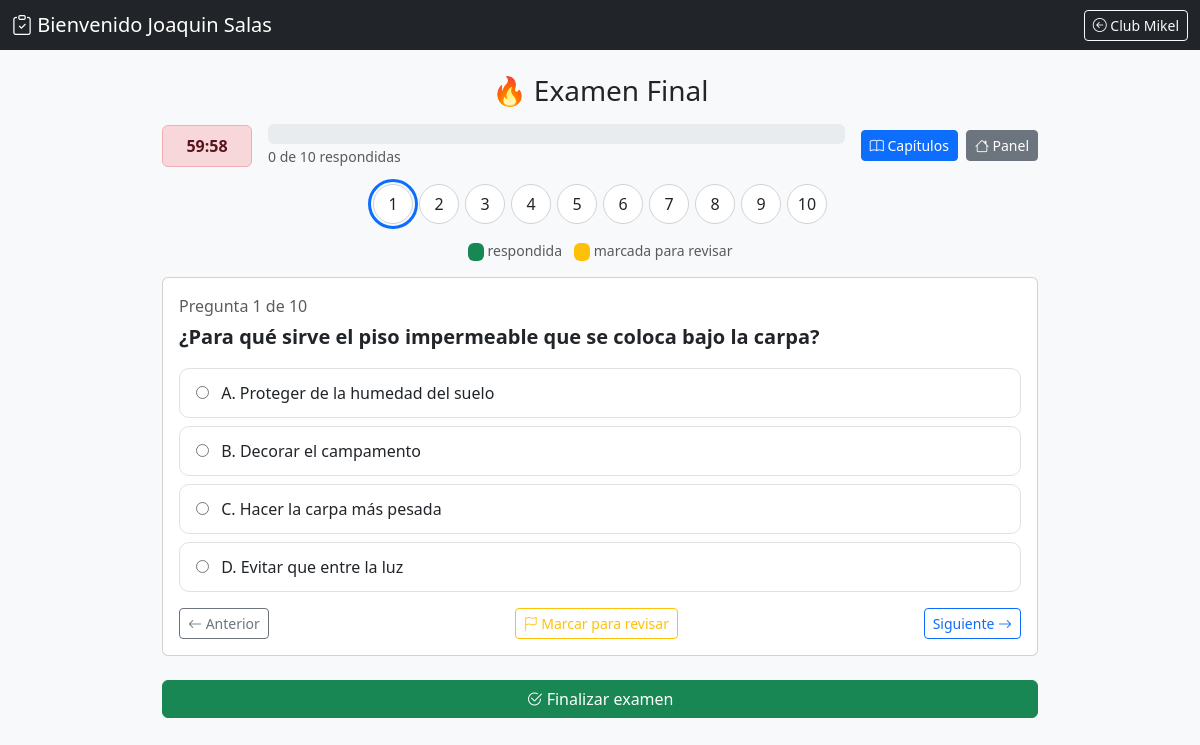
/user/examen.php?capitulo=final&cuestionario=6 (signed in), run on the app's committed database.
### tables this page shows
CREATE TABLE `preguntas` (
  `id` int(11) NOT NULL,
  `pregunta` text DEFAULT NULL,
  `opcion_a` varchar(255) DEFAULT NULL,
  `opcion_b` varchar(255) DEFAULT NULL,
  `opcion_c` varchar(255) DEFAULT NULL,
  `opcion_d` varchar(255) DEFAULT NULL,
  `respuesta_correcta` char(1) DEFAULT NULL,
  `explicacion` text DEFAULT NULL,
  `capitulo` varchar(10) NOT NULL,
  `id_cuestionario` int(11) DEFAULT NULL
);

### includes/auth.php (called while the page is built, shortened)
<?php
function e($s){ return htmlspecialchars((string)$s, ENT_QUOTES, 'UTF-8'); }
function es_invitado(){
    return !empty($_SESSION['invitado']) && empty($_SESSION['id']);
}
function nombre_participante(){
    return es_invitado() ? $_SESSION['invitado']['nombre'] : ($_SESSION['usuario'] ?? 'Usuario');
}

### user/examen.php (the view, shortened to what this page needs)
<?php
require __DIR__ . '/../includes/auth.php';
require __DIR__ . '/../modelo/conexion.php';
$invitado = es_invitado();
if ($invitado) {
    $inv = $_SESSION['invitado'];
    if (!empty($inv['terminado'])) {
        header("Location: acceso.php?t=" . urlencode($inv['token']) . "&fin=1"); exit();
    }
    $capitulo     = (string)$inv['capitulo'];
    $cuestionario = (int)$inv['cuestionario'];
} else {
    $capitulo     = (string)($_GET['capitulo'] ?? 'final');
    $cuestionario = (int)($_GET['cuestionario'] ?? 0);
}
$esFinal  = ($capitulo === 'final');
$ex = $_SESSION['examen'] ?? null;
$reanudar = $ex
    && $ex['cuestionario'] === $cuestionario
    && $ex['capitulo'] === $capitulo
    && (time() - $ex['inicio']) < $ex['duracion'];
if ($reanudar) {
    $ids = array_map('intval', $ex['ids']);
    $marks = implode(',', array_fill(0, count($ids), '?'));
    $stmt = $con->prepare("SELECT * FROM preguntas WHERE id IN ($marks)");
    $stmt->bind_param(str_repeat('i', count($ids)), ...$ids);
    $stmt->execute();
    $porId = [];
    foreach ($stmt->get_result() as $row) $porId[$row['id']] = $row;
    $preguntas = [];
    foreach ($ids as $id) if (isset($porId[$id])) $preguntas[] = $porId[$id];
} else {
    if ($esFinal) {
        $stmt = $con->prepare("SELECT * FROM preguntas WHERE id_cuestionario=? ORDER BY RAND() LIMIT " . PREGUNTAS_FINAL);
        $stmt->bind_param("i", $cuestionario);
    } else {
        $stmt = $con->prepare("SELECT * FROM preguntas WHERE capitulo=? AND id_cuestionario=?");
        $stmt->bind_param("si", $capitulo, $cuestionario);
    }
    $stmt->execute();
    $preguntas = $stmt->get_result()->fetch_all(MYSQLI_ASSOC);
}
?>
<!DOCTYPE html>
<html lang="es">
<head>
<link href="https://cdn.jsdelivr.net/npm/bootstrap@5.3.0/dist/css/bootstrap.min.css" rel="stylesheet">
<link href="https://cdn.jsdelivr.net/npm/bootstrap-icons@1.10.5/font/bootstrap-icons.css" rel="stylesheet">
</head>
<body class="bg-light">
<nav class="navbar navbar-dark bg-dark">
<div class="container-fluid">
    <span class="navbar-brand mb-0 h1">
        <i class="bi bi-clipboard-check"></i> <?= $invitado ? 'Participante:' : 'Bienvenido' ?> <?= e(nombre_participante()) ?>
    </span>
    <?php if (!$invitado) { ?>
    <a href="<?= CLUB_URL ?>" class="btn btn-outline-light btn-sm"><i class="bi bi-arrow-left-circle"></i> Club Mikel</a>
    <?php } ?>
</div>
</nav>
<div class="container mt-4" style="max-width:900px">
<h3 class="text-center mb-3">
    <?= $esFinal ? "🔥 Examen Final" : "📘 Capítulo " . e($capitulo) ?>
</h3>
<div class="d-flex flex-wrap align-items-center gap-3 mb-3">
    <div id="timer" class="alert alert-danger py-2 px-3 mb-0">--:--</div>
    <div class="flex-grow-1">
        <div class="progress" style="height:20px">
        </div>
        <small class="text-muted"><span id="contador">0</span> de <?= count($preguntas) ?> respondidas</small>
    </div>
    <?php if (!$invitado) { ?>
    <div class="d-flex gap-2">
        <a href="seleccionar_examen.php?cuestionario=<?= $cuestionario ?>" class="btn btn-primary btn-sm">
            <i class="bi bi-book"></i> Capítulos
        </a>
        <a href="panel.php" class="btn btn-secondary btn-sm">
            <i class="bi bi-house"></i> Panel
        </a>
    </div>
    <?php } ?>
</div>
<div class="pregunta-nav mb-3" role="navigation" aria-label="Preguntas">
<?php foreach ($preguntas as $i => $row) { ?>
    <button type="button" id="btn<?= (int)$row['id'] ?>" onclick="ir(<?= (int)$row['id'] ?>)"
            aria-label="Pregunta <?= $i + 1 ?>"><?= $i + 1 ?></button>
<?php } ?>
</div>
<p class="text-center text-muted small">
    <span class="badge bg-success">&nbsp;</span> respondida
    <span class="badge bg-warning text-dark ms-2">&nbsp;</span> marcada para revisar
</p>
<form id="formExamen">
<?php foreach ($preguntas as $i => $row) { ?>
<div class="card p-3 mb-3 pregunta" id="p<?= (int)$row['id'] ?>" style="display:none;">
    <p class="text-muted mb-1">Pregunta <?= $i + 1 ?> de <?= count($preguntas) ?></p>
    <p class="fs-5"><b><?= e($row['pregunta']) ?></b></p>
    <?php foreach (["A","B","C","D"] as $op) { ?>
    <label class="opcion">
        <input type="radio" name="r[<?= (int)$row['id'] ?>]" value="<?= $op ?>"
               onchange="marcar(<?= (int)$row['id'] ?>)">
        <?= $op ?>. <?= e($row['opcion_' . strtolower($op)]) ?>
    </label>
    <?php } ?>
    <div class="d-flex justify-content-between align-items-center mt-3">
        <button type="button" class="btn btn-outline-secondary btn-sm" onclick="mover(-1)">
            <i class="bi bi-arrow-left"></i> Anterior
        </button>
        <button type="button" class="btn btn-outline-warning btn-sm" onclick="alternarRevisar(<?= (int)$row['id'] ?>)">
            <i class="bi bi-flag"></i> Marcar para revisar
        </button>
        <button type="button" class="btn btn-outline-primary btn-sm" onclick="mover(1)">
            Siguiente <i class="bi bi-arrow-right"></i>
        </button>
    </div>
</div>
<?php } ?>
<button type="button" onclick="enviar()" class="btn btn-success w-100 mt-2 mb-5">
    <i class="bi bi-check2-circle"></i> Finalizar examen
</button>
</form>
</div>
</body>
</html>

### user/examen.php (style rules this page uses)
.pregunta-nav { display:flex; flex-wrap:wrap; justify-content:center; gap:6px; }
.pregunta-nav button { width:40px; height:40px; border-radius:50%; border:1px solid #ced4da; background:#fff; color:#212529; position:relative; }
.pregunta-nav button.activa { outline:3px solid #0d6efd; outline-offset:2px; }
.opcion { display:block; padding:.75rem 1rem; border:1px solid #dee2e6; border-radius:10px; margin-bottom:.5rem; cursor:pointer; }
.opcion input { margin-right:.5rem; }
#timer { font-variant-numeric:tabular-nums; font-weight:600; min-width:90px; text-align:center; }

### data on the page
preguntas: count($preguntas) "10", pregunta "¿Para qué sirve el piso impermeable que se coloca bajo la carpa?", op "A", opcion_a "Proteger de la humedad del suelo", op "B", opcion_b "Decorar el campamento", op "C", opcion_c "Hacer la carpa más pesada", op "D", opcion_d "Evitar que entre la luz"

### other printed values
nombre_participante() "Joaquin Salas"
count($preguntas) "10"
